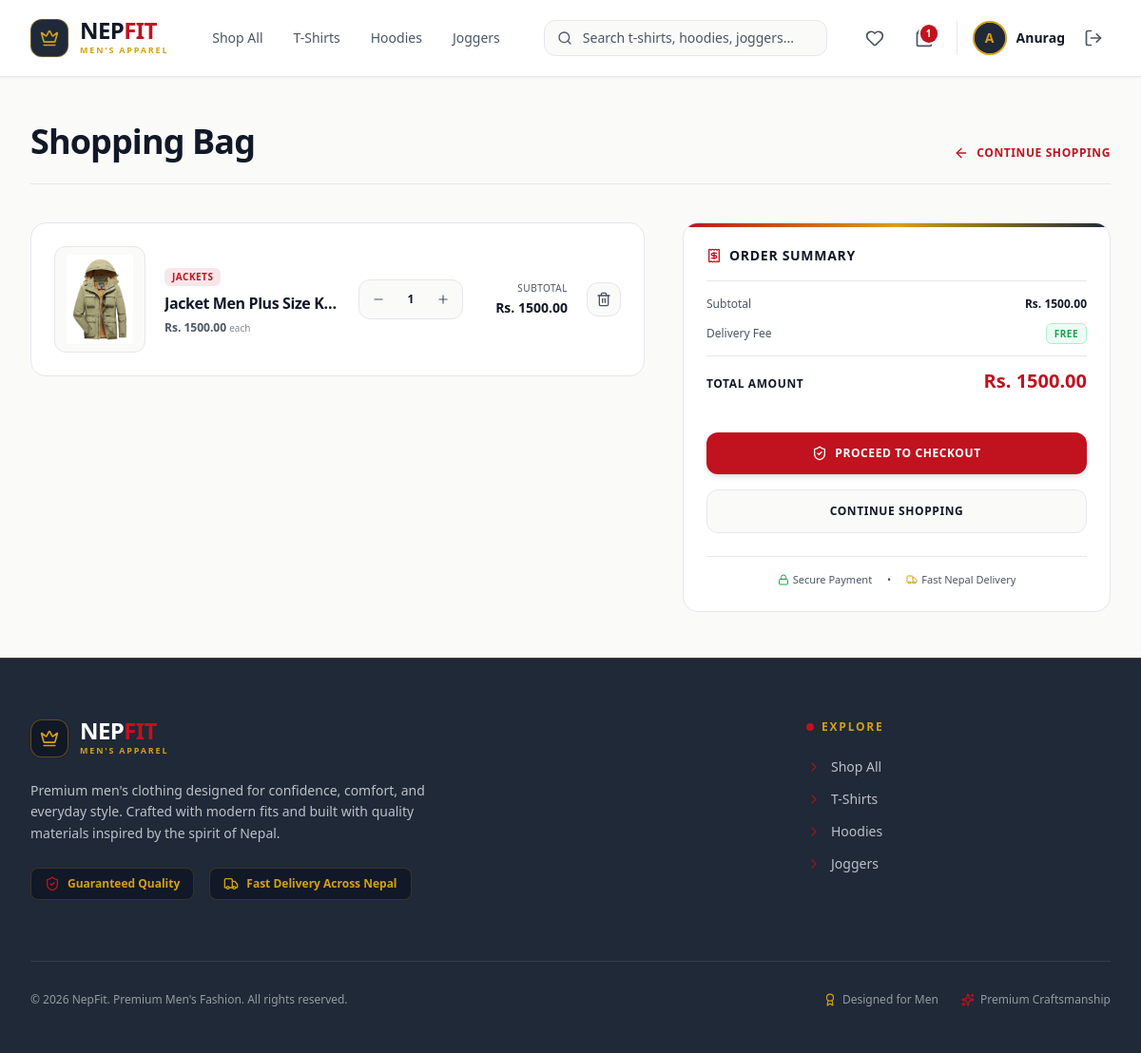
Before: /cart/ (signed in) with the older database file.
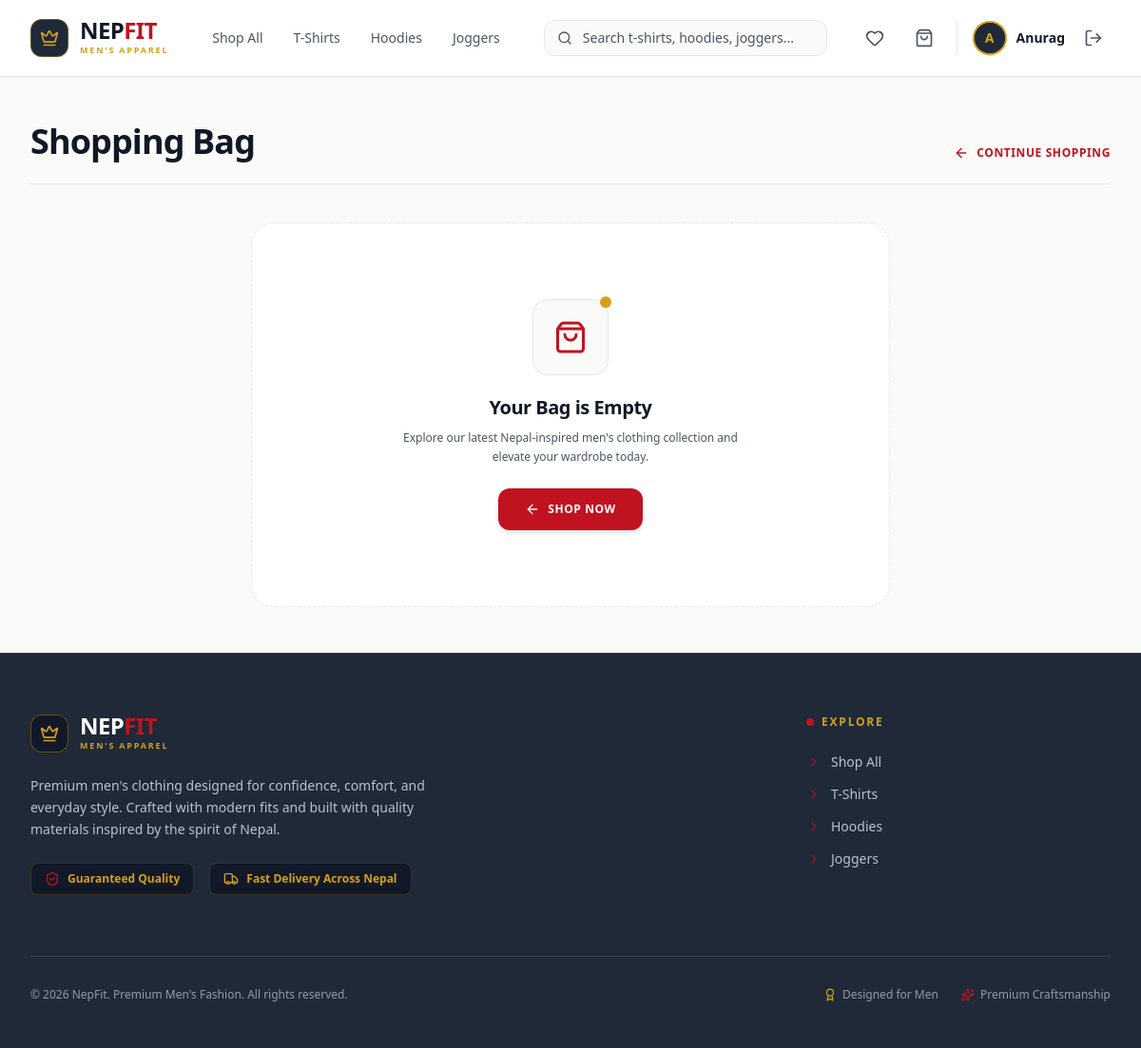
After: the same page with the newer database file.
### nf_app/models.py (models this page shows, shortened)
class User(AbstractUser):
    phone = models.CharField(max_length=20, blank=True)
    address = models.TextField(blank=True)
    profile_picture = models.ImageField(upload_to='images/user/', blank=True, null=True)

class Cart(models.Model):
    customer = models.OneToOneField(User, on_delete=models.CASCADE, related_name='cart')

class CartItem(models.Model):
    cart = models.ForeignKey(Cart, on_delete=models.CASCADE, related_name='items')
    product = models.ForeignKey(Product, on_delete=models.CASCADE)
    selected_size = models.CharField(max_length=10, choices=Product.Size.choices, default=Product.Size.MEDIUM)
    quantity = models.PositiveIntegerField(default=1)
    @property
    def total_price(self):
        return self.product.price * self.quantity

class Product(models.Model):
    class Category(models.TextChoices):
        SHIRTS = 'shirts', 'Shirts'
        T_SHIRTS = 't_shirts', 'T-Shirts'
        PANTS = 'pants', 'Pants'
        HOODIES = 'hoodies', 'Hoodies'
        JACKETS = 'jackets', 'Jackets'
        SWEATSHIRTS = 'sweatshirts', 'Sweatshirts'
        JOGGERS = 'joggers', 'Joggers'
        SHORTS = 'shorts', 'Shorts'
    class Size(models.TextChoices):
        SMALL = 'S', 'Small'
        MEDIUM = 'M', 'Medium'
        LARGE = 'L', 'Large'
        XLARGE = 'XL', 'Extra Large'
        XXLARGE = 'XXL', 'Double Extra Large'
    name = models.CharField(max_length=255)
    brand = models.CharField(max_length=100, default='NepFit', help_text="Brand name (e.g., NepFit)")
    category = models.CharField(max_length=30, choices=Category.choices)
    size = models.CharField(max_length=10, choices=Size.choices, default=Size.MEDIUM, help_text="Default size for this product")
    description = models.TextField(help_text="Product details, fabric materials, and sizing guide.")
    price = models.DecimalField(max_digits=10, decimal_places=2)
    stock = models.PositiveIntegerField(default=10)
    product_image = models.ImageField(upload_to='images/products/')
    is_active = models.BooleanField(default=True)
    created_at = models.DateTimeField(auto_now_add=True)

### nf_app/views/cart_view.py (the view)
# urls.py: path('cart/', cart_view, name='cart'),
@login_required
def cart_view(request):
    if request.user.is_staff:
        messages.error(request, "Staff members cannot access the cart.")
        return redirect('home')
    cart, created = Cart.objects.get_or_create(customer=request.user)
    cart_items = CartItem.objects.filter(cart=cart)
    total_price = sum(item.product.price * item.quantity for item in cart_items)
    return render(request, 'main/cart_page.html', {'cart_items': cart_items, 'total_price': total_price})

### nf_app/templates/main/cart_page.html (shortened to what the changed rows need)
<!DOCTYPE html>
<html lang="en">
<head>
    {% load static %}
    <link href="{% static 'css/styles.css' %}" rel="stylesheet" />
</head>
<body class="bg-[#FAFAF9] text-[#4B5563] font-sans min-h-screen flex flex-col antialiased selection:bg-[#C1121F] selection:text-white">
    {% include 'components/_navbar.html' %}
    <main class="flex-grow max-w-7xl w-full mx-auto px-4 sm:px-6 lg:px-8 py-8 lg:py-12">
        <div class="mb-8 lg:mb-10 flex flex-col md:flex-row md:items-end justify-between gap-4 border-b border-[#E5E7EB] pb-6">
            <div>
                <h1 class="text-2xl sm:text-3xl lg:text-4xl font-extrabold tracking-tight text-[#111827]">
                    Shopping Bag
                </h1>
            </div>
        </div>
        {% if cart_items %}
            <div class="grid grid-cols-1 lg:grid-cols-12 gap-8 lg:gap-10 items-start">
                <div class="lg:col-span-7 xl:col-span-8 space-y-4">
                    {% for item in cart_items %}
                        <div class="bg-[#FFFFFF] border border-[#E5E7EB] rounded-2xl p-4 sm:p-6 flex flex-col sm:flex-row items-stretch sm:items-center justify-between gap-5 hover:border-[#D4A017]/40 transition-all shadow-xs group">
                            <div class="flex items-center gap-4 sm:gap-5 flex-1 min-w-0">
                                <div class="w-20 h-24 sm:w-24 sm:h-28 bg-[#FAFAF9] border border-[#E5E7EB] rounded-xl overflow-hidden flex items-center justify-center p-2 shrink-0 group-hover:bg-white transition-colors relative">
                                    {% if item.product.product_image %}
                                        <img src="{{ item.product.product_image.url }}" alt="{{ item.product.name }}" class="w-full h-full object-contain rounded-lg">
                                    {% else %}
                                        <i data-lucide="image-off" class="w-8 h-8 text-[#E5E7EB]"></i>
                                    {% endif %}
                                </div>
                                <div class="space-y-1.5 flex-1 min-w-0">
                                    <span class="inline-block text-[10px] font-bold uppercase tracking-wider text-[#C1121F] bg-[#C1121F]/10 px-2 py-0.5 rounded-md">
                                        {{ item.product.get_category_display }}
                                    </span>
                                    <h3 class="font-bold text-[#111827] text-base tracking-tight truncate group-hover:text-[#C1121F] transition-colors">
                                        {{ item.product.name }}
                                    </h3>
                                    <p class="text-xs font-semibold text-[#4B5563]">
                                        Rs. {{ item.product.price|floatformat:2 }} <span class="text-[10px] font-normal text-[#4B5563]/70">each</span>
                                    </p>
                                </div>
                            </div>
                            <div class="flex items-center justify-between sm:justify-end gap-5 border-t sm:border-t-0 border-[#E5E7EB] pt-3 sm:pt-0 shrink-0">
                                <div class="flex items-center bg-[#FAFAF9] border border-[#E5E7EB] rounded-xl p-1 shadow-2xs">
                                    <a href="/cart/decrease/{{ item.product.id }}/" class="w-8 h-8 rounded-lg flex items-center justify-center text-[#4B5563] hover:text-[#C1121F] hover:bg-[#FFFFFF] transition-all" aria-label="Decrease quantity">
                                        <i data-lucide="minus" class="w-3.5 h-3.5"></i>
                                    </a>
                                    <span class="w-9 text-center text-xs font-bold text-[#111827]">
                                        {{ item.quantity }}
                                    </span>
                                    <a href="/cart/increase/{{ item.product.id }}/" class="w-8 h-8 rounded-lg flex items-center justify-center text-[#4B5563] hover:text-[#C1121F] hover:bg-[#FFFFFF] transition-all" aria-label="Increase quantity">
                                        <i data-lucide="plus" class="w-3.5 h-3.5"></i>
                                    </a>
                                </div>
                                <div class="text-right min-w-[90px]">
                                    <span class="text-[10px] text-[#4B5563] block font-medium uppercase tracking-wider">Subtotal</span>
                                    <span class="text-sm font-extrabold text-[#111827]">Rs. {{ item.total_price|floatformat:2 }}</span>
                                </div>
                                <button type="button"
                                        onclick="openRemoveCartModal('/cart/remove/{{ item.product.id }}/')"
                                        class="w-9 h-9 bg-[#FAFAF9] hover:bg-[#B91C1C]/10 border border-[#E5E7EB] hover:border-[#B91C1C]/30 text-[#4B5563] hover:text-[#B91C1C] rounded-xl transition-all flex items-center justify-center shrink-0 cursor-pointer"
                                        title="Remove Item">
                                    <i data-lucide="trash-2" class="w-4 h-4"></i>
                                </button>
                            </div>
                        </div>
                    {% endfor %}
                </div>
                <div class="lg:col-span-5 xl:col-span-4 lg:sticky lg:top-24">
                    <div class="bg-[#FFFFFF] border border-[#E5E7EB] rounded-2xl p-6 shadow-xs relative overflow-hidden">
                        <div class="h-1 bg-gradient-to-r from-[#C1121F] via-[#D4A017] to-[#1F2937] absolute top-0 left-0 right-0"></div>
                        <h2 class="text-sm font-extrabold uppercase tracking-wider text-[#111827] border-b border-[#E5E7EB] pb-4 flex items-center gap-2">
                            <i data-lucide="receipt" class="w-4 h-4 text-[#C1121F]"></i>
                            Order Summary
                        </h2>
                        <div class="space-y-3 py-4">
                            <div class="flex justify-between items-center text-xs">
                                <span class="text-[#4B5563] font-medium">Subtotal</span>
                                <span class="font-bold text-[#111827]">Rs. {{ total_price|floatformat:2 }}</span>
                            </div>
                            <div class="flex justify-between items-center text-xs">
                                <span class="text-[#4B5563] font-medium">Delivery Fee</span>
                                <span class="font-extrabold text-[#16A34A] uppercase tracking-wider text-[10px] bg-emerald-50 px-2 py-0.5 rounded-md border border-emerald-200">Free</span>
                            </div>
                            <div class="border-t border-[#E5E7EB] pt-3 flex justify-between items-baseline">
                                <span class="text-xs font-bold uppercase tracking-wider text-[#111827]">Total Amount</span>
                                <span class="text-xl font-black text-[#C1121F]">Rs. {{ total_price|floatformat:2 }}</span>
                            </div>
                        </div>
                        <form method="POST" action="/payment/initiate/" class="space-y-4 pt-2">
                            <button type="button" id="action_button" class="w-full bg-[#C1121F] hover:bg-[#9B0D18] text-white font-bold py-3.5 px-6 rounded-xl text-xs uppercase tracking-wider transition-all flex items-center justify-center gap-2 shadow-md hover:shadow-lg cursor-pointer">
                                <i data-lucide="shield-check" class="w-4 h-4"></i>
                                <span id="button_text">Proceed to Checkout</span>
                            </button>
                            <a href="/products/" class="w-full bg-[#FAFAF9] hover:bg-[#E5E7EB] text-[#111827] font-bold py-3.5 px-6 rounded-xl text-xs uppercase tracking-wider transition-all flex items-center justify-center gap-2 border border-[#E5E7EB]">
                                Continue Shopping
                            </a>
                        </form>
                        <div class="mt-6 pt-4 border-t border-[#E5E7EB] flex items-center justify-center gap-4 text-[#4B5563] text-[11px]">
                            <span class="flex items-center gap-1">
                                <i data-lucide="lock" class="w-3 h-3 text-[#16A34A]"></i>
                                Secure Payment
                            </span>
                            <span>•</span>
                            <span class="flex items-center gap-1">
                                <i data-lucide="truck" class="w-3 h-3 text-[#D4A017]"></i>
                                Fast Nepal Delivery
                            </span>
                        </div>
                    </div>
                </div>
            </div>
        {% else %}
            <div class="flex flex-col items-center justify-center text-center py-20 px-4 border border-dashed border-[#E5E7EB] rounded-3xl bg-[#FFFFFF] shadow-xs max-w-2xl mx-auto">
                <div class="w-20 h-20 bg-[#FAFAF9] rounded-2xl flex items-center justify-center border border-[#E5E7EB] mb-5 shadow-2xs relative">
                    <div class="absolute -top-1 -right-1 w-3 h-3 bg-[#D4A017] rounded-full"></div>
                    <i data-lucide="shopping-bag" class="w-9 h-9 text-[#C1121F]"></i>
                </div>
                <h3 class="text-[#111827] font-extrabold text-xl tracking-tight">Your Bag is Empty</h3>
                <p class="text-xs text-[#4B5563] mt-2 max-w-sm leading-relaxed mb-6">Explore our latest Nepal-inspired men's clothing collection and elevate your wardrobe today.</p>
                <a href="/products/" class="bg-[#C1121F] hover:bg-[#9B0D18] text-white font-bold px-7 py-3.5 rounded-xl text-xs uppercase tracking-wider transition-all flex items-center gap-2 shadow-md hover:shadow-lg">
                    <i data-lucide="arrow-left" class="w-4 h-4"></i>
                    Shop Now
                </a>
            </div>
        {% endif %}
    </main>
</body>
</html>

### nf_app/templates/components/_navbar.html (shortened to what the changed rows need)
<header class="sticky top-0 z-50 bg-[#FFFFFF] border-b border-[#E5E7EB] shadow-sm">
    <nav class="max-w-7xl mx-auto px-4 sm:px-6 lg:px-8">
        <div class="flex items-center justify-between h-20 gap-4 md:gap-8">
            <div class="flex items-center gap-2 sm:gap-4">
                {% if not request.user.is_staff %}
                    <a href="/wishlist/" class="p-2 text-[#4B5563] hover:text-[#C1121F] hover:bg-[#FAFAF9] rounded-lg transition relative">
                        <i data-lucide="heart" class="w-5 h-5"></i>
                    </a>
                    <a href="/cart/" class="p-2 text-[#4B5563] hover:text-[#C1121F] hover:bg-[#FAFAF9] rounded-lg transition relative">
                        <i data-lucide="shopping-bag" class="w-5 h-5"></i>
                        {% if user.is_authenticated and user.cart.items.exists %}
                            <span class="absolute top-1 right-1 px-1.5 py-0.5 bg-[#C1121F] text-white text-[10px] font-black rounded-full ring-2 ring-[#FFFFFF]">
                                {{ user.cart.items.count }}
                            </span>
                        {% endif %}
                    </a>
                {% endif %}
                {% if user.is_authenticated %}
                    <div class="flex items-center gap-3 border-l border-[#E5E7EB] pl-3 sm:pl-4">
                        <a href="/profile/" class="flex items-center gap-2.5 group">
                            <div class="w-9 h-9 rounded-full overflow-hidden border-2 border-[#D4A017] bg-[#1F2937] group-hover:border-[#C1121F] transition-colors shadow-sm">
                                {% if user.profile_picture %}
                                    <img src="{{ user.profile_picture.url }}" alt="{{ user.username }}" class="w-full h-full object-cover">
                                {% else %}
                                    <div class="w-full h-full flex items-center justify-center text-[#D4A017] font-bold text-sm bg-[#1F2937]">
                                        <span>{{ user.username|slice:":1"|upper }}</span>
                                    </div>
                                {% endif %}
                            </div>
                            <span class="hidden md:inline-block text-sm font-bold text-[#111827] group-hover:text-[#C1121F] transition-colors max-w-[110px] truncate">
                                {{ user.username }}
                            </span>
                        </a>
                        <button type="button" onclick="openLogoutModal()" class="p-2 text-[#4B5563] hover:text-[#C1121F] hover:bg-[#FAFAF9] rounded-lg transition cursor-pointer" title="Log Out">
                            <i data-lucide="log-out" class="w-5 h-5"></i>
                        </button>
                    </div>
                {% endif %}
            </div>
        </div>
    </nav>
</header>

Changed rows visible on the page:
removed CartItem: product.product_image (picture), product.category "JACKETS", product.name "Jacket Men Plus Size K…", product.price "1500.00", quantity "1", total_price "1500.00"
shown differently, row unchanged: User "Anurag": cart.items.count "1" → (not shown)
Other visible differences:
{{ total_price|floatformat:2 }}: "1500.00" → (not shown)
text no longer shown: "ORDER SUMMARY Subtotal Rs. Delivery Fee FREE TOTAL AMOUNT Rs. PROCEED TO CHECKOUT CONTINUE SHOPPING Secure Payment • Fast Nepal Delivery"
text now shown: "Your Bag is Empty Explore our latest Nepal-inspired men's clothing collection and elevate your wardrobe today. SHOP NOW"
